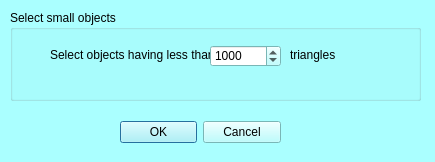
<?xml version="1.0" encoding="UTF-8"?>
<ui version="4.0">
 <class>mqSelectSmallObjectsDialog</class>
 <widget class="QDialog" name="mqSelectSmallObjectsDialog">
  <property name="geometry">
   <rect>
    <x>0</x>
    <y>0</y>
    <width>435</width>
    <height>162</height>
   </rect>
  </property>
  <property name="palette">
   <palette>
    <active>
     <colorrole role="WindowText">
      <brush brushstyle="SolidPattern">
       <color alpha="255">
        <red>0</red>
        <green>0</green>
        <blue>0</blue>
       </color>
      </brush>
     </colorrole>
     <colorrole role="Button">
      <brush brushstyle="SolidPattern">
       <color alpha="255">
        <red>170</red>
        <green>255</green>
        <blue>255</blue>
       </color>
      </brush>
     </colorrole>
     <colorrole role="Light">
      <brush brushstyle="SolidPattern">
       <color alpha="255">
        <red>255</red>
        <green>255</green>
        <blue>255</blue>
       </color>
      </brush>
     </colorrole>
     <colorrole role="Midlight">
      <brush brushstyle="SolidPattern">
       <color alpha="255">
        <red>212</red>
        <green>255</green>
        <blue>255</blue>
       </color>
      </brush>
     </colorrole>
     <colorrole role="Dark">
      <brush brushstyle="SolidPattern">
       <color alpha="255">
        <red>85</red>
        <green>127</green>
        <blue>127</blue>
       </color>
      </brush>
     </colorrole>
     <colorrole role="Mid">
      <brush brushstyle="SolidPattern">
       <color alpha="255">
        <red>113</red>
        <green>170</green>
        <blue>170</blue>
       </color>
      </brush>
     </colorrole>
     <colorrole role="Text">
      <brush brushstyle="SolidPattern">
       <color alpha="255">
        <red>0</red>
        <green>0</green>
        <blue>0</blue>
       </color>
      </brush>
     </colorrole>
     <colorrole role="BrightText">
      <brush brushstyle="SolidPattern">
       <color alpha="255">
        <red>255</red>
        <green>255</green>
        <blue>255</blue>
       </color>
      </brush>
     </colorrole>
     <colorrole role="ButtonText">
      <brush brushstyle="SolidPattern">
       <color alpha="255">
        <red>0</red>
        <green>0</green>
        <blue>0</blue>
       </color>
      </brush>
     </colorrole>
     <colorrole role="Base">
      <brush brushstyle="SolidPattern">
       <color alpha="255">
        <red>255</red>
        <green>255</green>
        <blue>255</blue>
       </color>
      </brush>
     </colorrole>
     <colorrole role="Window">
      <brush brushstyle="SolidPattern">
       <color alpha="255">
        <red>170</red>
        <green>255</green>
        <blue>255</blue>
       </color>
      </brush>
     </colorrole>
     <colorrole role="Shadow">
      <brush brushstyle="SolidPattern">
       <color alpha="255">
        <red>0</red>
        <green>0</green>
        <blue>0</blue>
       </color>
      </brush>
     </colorrole>
     <colorrole role="AlternateBase">
      <brush brushstyle="SolidPattern">
       <color alpha="255">
        <red>212</red>
        <green>255</green>
        <blue>255</blue>
       </color>
      </brush>
     </colorrole>
     <colorrole role="ToolTipBase">
      <brush brushstyle="SolidPattern">
       <color alpha="255">
        <red>255</red>
        <green>255</green>
        <blue>220</blue>
       </color>
      </brush>
     </colorrole>
     <colorrole role="ToolTipText">
      <brush brushstyle="SolidPattern">
       <color alpha="255">
        <red>0</red>
        <green>0</green>
        <blue>0</blue>
       </color>
      </brush>
     </colorrole>
     <colorrole role="PlaceholderText">
      <brush brushstyle="NoBrush">
       <color alpha="128">
        <red>0</red>
        <green>0</green>
        <blue>0</blue>
       </color>
      </brush>
     </colorrole>
    </active>
    <inactive>
     <colorrole role="WindowText">
      <brush brushstyle="SolidPattern">
       <color alpha="255">
        <red>0</red>
        <green>0</green>
        <blue>0</blue>
       </color>
      </brush>
     </colorrole>
     <colorrole role="Button">
      <brush brushstyle="SolidPattern">
       <color alpha="255">
        <red>170</red>
        <green>255</green>
        <blue>255</blue>
       </color>
      </brush>
     </colorrole>
     <colorrole role="Light">
      <brush brushstyle="SolidPattern">
       <color alpha="255">
        <red>255</red>
        <green>255</green>
        <blue>255</blue>
       </color>
      </brush>
     </colorrole>
     <colorrole role="Midlight">
      <brush brushstyle="SolidPattern">
       <color alpha="255">
        <red>212</red>
        <green>255</green>
        <blue>255</blue>
       </color>
      </brush>
     </colorrole>
     <colorrole role="Dark">
      <brush brushstyle="SolidPattern">
       <color alpha="255">
        <red>85</red>
        <green>127</green>
        <blue>127</blue>
       </color>
      </brush>
     </colorrole>
     <colorrole role="Mid">
      <brush brushstyle="SolidPattern">
       <color alpha="255">
        <red>113</red>
        <green>170</green>
        <blue>170</blue>
       </color>
      </brush>
     </colorrole>
     <colorrole role="Text">
      <brush brushstyle="SolidPattern">
       <color alpha="255">
        <red>0</red>
        <green>0</green>
        <blue>0</blue>
       </color>
      </brush>
     </colorrole>
     <colorrole role="BrightText">
      <brush brushstyle="SolidPattern">
       <color alpha="255">
        <red>255</red>
        <green>255</green>
        <blue>255</blue>
       </color>
      </brush>
     </colorrole>
     <colorrole role="ButtonText">
      <brush brushstyle="SolidPattern">
       <color alpha="255">
        <red>0</red>
        <green>0</green>
        <blue>0</blue>
       </color>
      </brush>
     </colorrole>
     <colorrole role="Base">
      <brush brushstyle="SolidPattern">
       <color alpha="255">
        <red>255</red>
        <green>255</green>
        <blue>255</blue>
       </color>
      </brush>
     </colorrole>
     <colorrole role="Window">
      <brush brushstyle="SolidPattern">
       <color alpha="255">
        <red>170</red>
        <green>255</green>
        <blue>255</blue>
       </color>
      </brush>
     </colorrole>
     <colorrole role="Shadow">
      <brush brushstyle="SolidPattern">
       <color alpha="255">
        <red>0</red>
        <green>0</green>
        <blue>0</blue>
       </color>
      </brush>
     </colorrole>
     <colorrole role="AlternateBase">
      <brush brushstyle="SolidPattern">
       <color alpha="255">
        <red>212</red>
        <green>255</green>
        <blue>255</blue>
       </color>
      </brush>
     </colorrole>
     <colorrole role="ToolTipBase">
      <brush brushstyle="SolidPattern">
       <color alpha="255">
        <red>255</red>
        <green>255</green>
        <blue>220</blue>
       </color>
      </brush>
     </colorrole>
     <colorrole role="ToolTipText">
      <brush brushstyle="SolidPattern">
       <color alpha="255">
        <red>0</red>
        <green>0</green>
        <blue>0</blue>
       </color>
      </brush>
     </colorrole>
     <colorrole role="PlaceholderText">
      <brush brushstyle="NoBrush">
       <color alpha="128">
        <red>0</red>
        <green>0</green>
        <blue>0</blue>
       </color>
      </brush>
     </colorrole>
    </inactive>
    <disabled>
     <colorrole role="WindowText">
      <brush brushstyle="SolidPattern">
       <color alpha="255">
        <red>85</red>
        <green>127</green>
        <blue>127</blue>
       </color>
      </brush>
     </colorrole>
     <colorrole role="Button">
      <brush brushstyle="SolidPattern">
       <color alpha="255">
        <red>170</red>
        <green>255</green>
        <blue>255</blue>
       </color>
      </brush>
     </colorrole>
     <colorrole role="Light">
      <brush brushstyle="SolidPattern">
       <color alpha="255">
        <red>255</red>
        <green>255</green>
        <blue>255</blue>
       </color>
      </brush>
     </colorrole>
     <colorrole role="Midlight">
      <brush brushstyle="SolidPattern">
       <color alpha="255">
        <red>212</red>
        <green>255</green>
        <blue>255</blue>
       </color>
      </brush>
     </colorrole>
     <colorrole role="Dark">
      <brush brushstyle="SolidPattern">
       <color alpha="255">
        <red>85</red>
        <green>127</green>
        <blue>127</blue>
       </color>
      </brush>
     </colorrole>
     <colorrole role="Mid">
      <brush brushstyle="SolidPattern">
       <color alpha="255">
        <red>113</red>
        <green>170</green>
        <blue>170</blue>
       </color>
      </brush>
     </colorrole>
     <colorrole role="Text">
      <brush brushstyle="SolidPattern">
       <color alpha="255">
        <red>85</red>
        <green>127</green>
        <blue>127</blue>
       </color>
      </brush>
     </colorrole>
     <colorrole role="BrightText">
      <brush brushstyle="SolidPattern">
       <color alpha="255">
        <red>255</red>
        <green>255</green>
        <blue>255</blue>
       </color>
      </brush>
     </colorrole>
     <colorrole role="ButtonText">
      <brush brushstyle="SolidPattern">
       <color alpha="255">
        <red>85</red>
        <green>127</green>
        <blue>127</blue>
       </color>
      </brush>
     </colorrole>
     <colorrole role="Base">
      <brush brushstyle="SolidPattern">
       <color alpha="255">
        <red>170</red>
        <green>255</green>
        <blue>255</blue>
       </color>
      </brush>
     </colorrole>
     <colorrole role="Window">
      <brush brushstyle="SolidPattern">
       <color alpha="255">
        <red>170</red>
        <green>255</green>
        <blue>255</blue>
       </color>
      </brush>
     </colorrole>
     <colorrole role="Shadow">
      <brush brushstyle="SolidPattern">
       <color alpha="255">
        <red>0</red>
        <green>0</green>
        <blue>0</blue>
       </color>
      </brush>
     </colorrole>
     <colorrole role="AlternateBase">
      <brush brushstyle="SolidPattern">
       <color alpha="255">
        <red>170</red>
        <green>255</green>
        <blue>255</blue>
       </color>
      </brush>
     </colorrole>
     <colorrole role="ToolTipBase">
      <brush brushstyle="SolidPattern">
       <color alpha="255">
        <red>255</red>
        <green>255</green>
        <blue>220</blue>
       </color>
      </brush>
     </colorrole>
     <colorrole role="ToolTipText">
      <brush brushstyle="SolidPattern">
       <color alpha="255">
        <red>0</red>
        <green>0</green>
        <blue>0</blue>
       </color>
      </brush>
     </colorrole>
     <colorrole role="PlaceholderText">
      <brush brushstyle="NoBrush">
       <color alpha="128">
        <red>0</red>
        <green>0</green>
        <blue>0</blue>
       </color>
      </brush>
     </colorrole>
    </disabled>
   </palette>
  </property>
  <property name="windowTitle">
   <string>Edit transparency of all selected actors</string>
  </property>
  <widget class="QWidget" name="layoutWidget">
   <property name="geometry">
    <rect>
     <x>120</x>
     <y>120</y>
     <width>161</width>
     <height>25</height>
    </rect>
   </property>
   <layout class="QHBoxLayout" name="horizontalLayout_2">
    <item>
     <widget class="QDialogButtonBox" name="buttonBox">
      <property name="orientation">
       <enum>Qt::Horizontal</enum>
      </property>
      <property name="standardButtons">
       <set>QDialogButtonBox::Cancel|QDialogButtonBox::Ok</set>
      </property>
     </widget>
    </item>
   </layout>
  </widget>
  <widget class="QGroupBox" name="groupBox">
   <property name="geometry">
    <rect>
     <x>10</x>
     <y>10</y>
     <width>411</width>
     <height>91</height>
    </rect>
   </property>
   <property name="title">
    <string>Select small objects</string>
   </property>
   <widget class="QLabel" name="label_5">
    <property name="geometry">
     <rect>
      <x>40</x>
      <y>30</y>
      <width>201</width>
      <height>31</height>
     </rect>
    </property>
    <property name="text">
     <string>&lt;html&gt;&lt;head/&gt;&lt;body&gt;&lt;p&gt;Select objects having less than&lt;/p&gt;&lt;/body&gt;&lt;/html&gt;</string>
    </property>
   </widget>
   <widget class="QSpinBox" name="triangles">
    <property name="geometry">
     <rect>
      <x>200</x>
      <y>35</y>
      <width>71</width>
      <height>22</height>
     </rect>
    </property>
    <property name="minimum">
     <number>2</number>
    </property>
    <property name="maximum">
     <number>20000000</number>
    </property>
    <property name="singleStep">
     <number>1000</number>
    </property>
    <property name="value">
     <number>1000</number>
    </property>
   </widget>
   <widget class="QLabel" name="label_6">
    <property name="geometry">
     <rect>
      <x>280</x>
      <y>30</y>
      <width>201</width>
      <height>31</height>
     </rect>
    </property>
    <property name="text">
     <string>&lt;html&gt;&lt;head/&gt;&lt;body&gt;&lt;p&gt;triangles&lt;/p&gt;&lt;/body&gt;&lt;/html&gt;</string>
    </property>
   </widget>
  </widget>
 </widget>
 <resources>
  <include location="../Icons/icons.qrc"/>
  <include location="../Icons/icons.qrc"/>
 </resources>
 <connections>
  <connection>
   <sender>buttonBox</sender>
   <signal>accepted()</signal>
   <receiver>mqSelectSmallObjectsDialog</receiver>
   <slot>accept()</slot>
   <hints>
    <hint type="sourcelabel">
     <x>248</x>
     <y>254</y>
    </hint>
    <hint type="destinationlabel">
     <x>157</x>
     <y>274</y>
    </hint>
   </hints>
  </connection>
  <connection>
   <sender>buttonBox</sender>
   <signal>rejected()</signal>
   <receiver>mqSelectSmallObjectsDialog</receiver>
   <slot>reject()</slot>
   <hints>
    <hint type="sourcelabel">
     <x>316</x>
     <y>260</y>
    </hint>
    <hint type="destinationlabel">
     <x>286</x>
     <y>274</y>
    </hint>
   </hints>
  </connection>
 </connections>
</ui>
